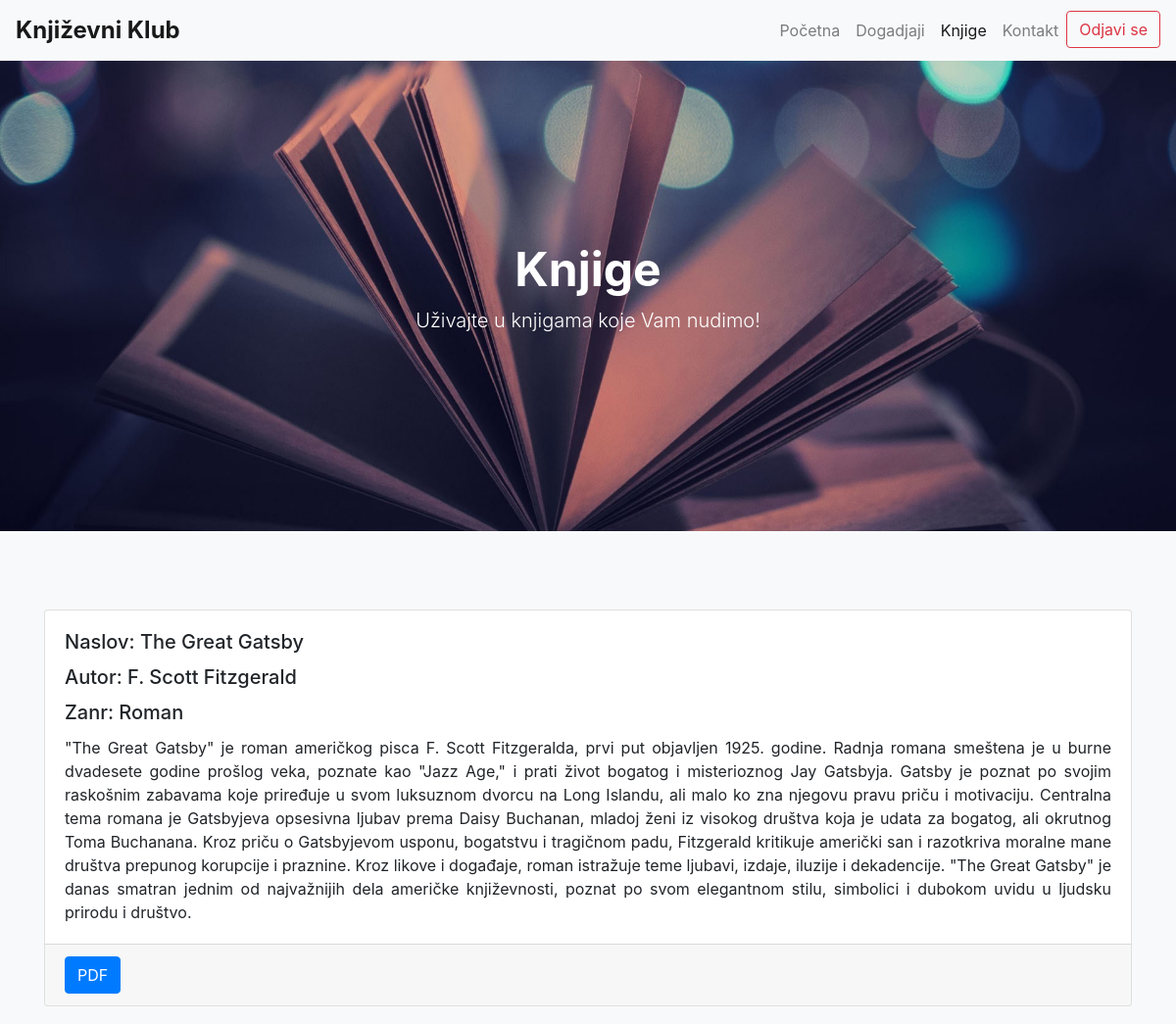
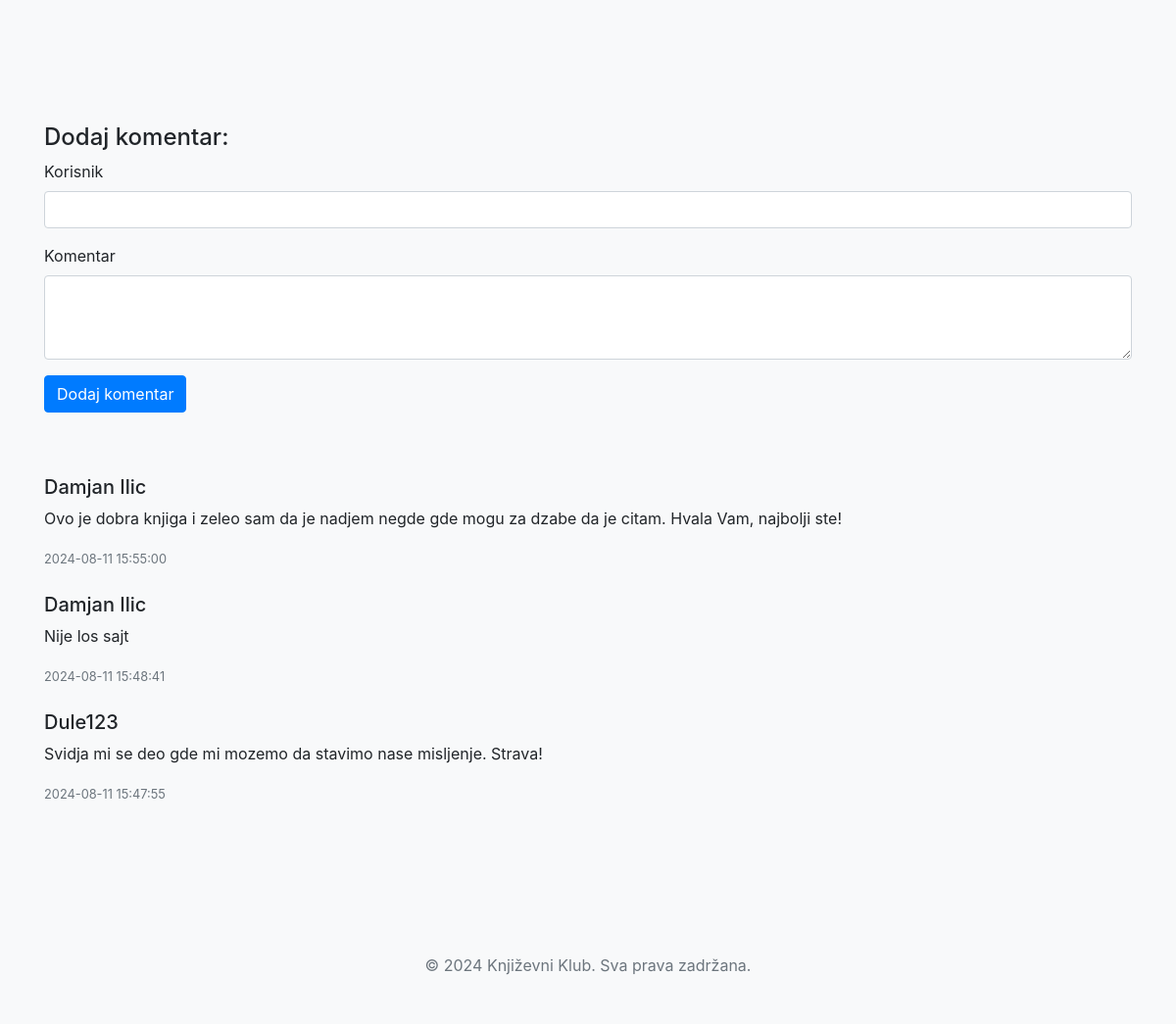
/KnjigeStranica.php?id=2, run on the app's committed database (2 pictures, top to bottom).
### tables this page shows
CREATE TABLE knjige (
    ID INT AUTO_INCREMENT PRIMARY KEY,
    NazivKnjige VARCHAR(255) NOT NULL,
    AutorKnjige VARCHAR(255) NOT NULL,
    Zanr VARCHAR(100) NOT NULL,
    PDF VARCHAR(255) NOT NULL,
    Opis TEXT
);

CREATE TABLE komentari (
    ID INT AUTO_INCREMENT PRIMARY KEY,
    ID_Knjige INT NOT NULL,
    Korisnik VARCHAR(255) NOT NULL,
    Komentar TEXT NOT NULL,
    Datum TIMESTAMP DEFAULT CURRENT_TIMESTAMP,
    FOREIGN KEY (ID_Knjige) REFERENCES knjige(ID)
);

### KnjigeBaza.php (called while the page is built, shortened)
<?php
    require_once("PovezivanjeSaBazom.php");
    function dajMiKnjigu ($id){
        global $baza;
        $upit = mysqli_query($baza, "SELECT * FROM `knjige` WHERE ID=$id");
        return mysqli_fetch_assoc($upit);
    }
?>

### KnjigeStranica.php (the view, shortened to what this page needs)
<!DOCTYPE html>
<html lang="en">
<head>
    <link href="https://maxcdn.bootstrapcdn.com/bootstrap/4.5.2/css/bootstrap.min.css" rel="stylesheet">
    <link href="Knjige-stranica.css" rel="stylesheet">
</head>
<body>
    <?php require_once("KnjigeBaza.php")?>
    <nav class="navbar navbar-expand-lg navbar-light bg-light">
        <a class="navbar-brand" href="index.php">Književni Klub</a>
        <div class="collapse navbar-collapse" id="navbarNav">
            <ul class="navbar-nav ml-auto">
                <li class="nav-item">
                    <a class="nav-link" href="index.php">Početna</a>
                </li>
                <li class="nav-item">
                    <a class="nav-link" href="Dogadjaji.php">Dogadjaji</a>
                </li>
                <li class="nav-item active">
                    <a class="nav-link" href="Knjige.php">Knjige</a>
                </li>
                <li class="nav-item">
                    <a class="nav-link" href="Kontakti.php">Kontakt</a>
                </li>
                <li class="nav-item">
                <a class="btn btn-outline-danger" href="Odjava.php" onclick="return confirm('Da li ste sigurni da zelite da se izlogujete sa Vaseg naloga?');">Odjavi se</a>
                </li>
            </ul>
        </div>
    </nav>
    <header class="header">
        <div class="overlay"></div>
        <div class="container h-100">
            <div class="row h-100 align-items-center">
                <div class="col-12 text-center">
                    <h1 class="display-4 text-white">Knjige</h1>
                    <p class="lead text-white">Uživajte u knjigama koje Vam nudimo!</p>
                </div>
            </div>
        </div>
    </header>
    <?php
        $id = $_GET["id"];
        $knjiga = dajMiKnjigu($id);
        if (is_null($knjiga)) {
    ?>
    <div class="container mt-5">
        <p>Ne postoji</p>
    </div>
    <?php
        } else {
            $pdfKnjige = $knjiga['PDF'];
    ?>
    <div class="container mt-5">
        <div class="card">
            <div class="card-body">
                <h5 class="card-title">Naslov: <?php echo $knjiga["NazivKnjige"]; ?></h5>
                <h5 class="card-title">Autor: <?php echo $knjiga["AutorKnjige"]; ?></h5>
                <h5 class="card-title">Zanr: <?php echo $knjiga["Zanr"]; ?></h5>
                <p class="card-text text-justify"><?php echo $knjiga["Opis"]; ?></p>
            </div>
            <div class="card-footer">
                <a href="<?php echo ($pdfKnjige); ?>" target="_blank" class="btn btn-primary">PDF</a>
            </div>
        </div>
    </div>
    <div class="container mt-5 form-container">
        <h4>Dodaj komentar:</h4>
        <form method="POST" action="DodajKomentar.php">
            <div class="form-group">
                <label for="korisnik">Korisnik</label>
                <input type="text" class="form-control" id="korisnik" name="korisnik" required>
            </div>
            <div class="form-group">
                <label for="komentar">Komentar</label>
                <textarea class="form-control" id="komentar" name="komentar" rows="3" required></textarea>
            </div>
            <button type="submit" class="btn btn-primary">Dodaj komentar</button>
        </form>
    </div>
    <div class="container comment-container">
        <?php
            $komentari = mysqli_query($baza, "SELECT * FROM komentari WHERE ID_Knjige = $id ORDER BY Datum DESC");
            if (mysqli_num_rows($komentari) > 0) {
                while ($komentar = mysqli_fetch_assoc($komentari)) {
        ?>
                <div class="media mb-4">
                    <div class="media-body">
                        <h5 class="mt-0"><?php echo htmlspecialchars($komentar['Korisnik']); ?></h5>
                        <p><?php echo htmlspecialchars($komentar['Komentar']); ?></p>
                        <small class="text-muted"><?php echo $komentar['Datum']; ?></small>
                    </div>
                </div>
        <?php
                }
            } else {
                echo "<p>Nema komentara za ovu knjigu.</p>";
            }
        ?>
    </div>
    <?php } ?>
    <footer class="footer mt-5 py-3 bg-light">
        <div class="container text-center">
            <span class="text-muted">© 2024 Književni Klub. Sva prava zadržana.</span>
        </div>
    </footer>
</body>
</html>

### Knjige-stranica.css (style rules this page uses)
body { background-color: #f8f9fa; }
.navbar-brand { font-size: 1.5rem; font-weight: bold; }
.header { position: relative; height: 60vh; background: url("Slike/KnjigePozadinaStranica.jpg") no-repeat center center/cover; }
.header .overlay { position: absolute; top: 0; left: 0; width: 100%; height: 100%; }
.header h1 { font-size: 3rem; font-weight: bold; }
.header p { font-size: 1.25rem; }
.container { padding-top: 2rem; padding-bottom: 2rem; }
.card { margin-bottom: 2rem; }
.footer { background-color: #f8f9fa; padding: 1rem 0; }

### data on the page
knjige: NazivKnjige "The Great Gatsby", AutorKnjige "F. Scott Fitzgerald", Zanr "Roman", Opis "\"The Great Gatsby\" je roman američkog pisca F. Scott Fitzgeralda, prvi put objavljen 1925. godine. Radnja romana smeštena je u burne dvadesete godine prošlog veka, poznate kao \"Jazz Age,\" i prati život bogatog i misterioznog Jay Gatsbyja. Gatsby je poznat po svojim raskošnim zabavama koje priređuje u svom luksuznom dvorcu na Long Islandu, ali malo ko zna njegovu pravu priču i motivaciju. Centralna tema romana je Gatsbyjeva opsesivna ljubav prema Daisy Buchanan, mladoj ženi iz visokog društva koja je udata za bogatog, ali okrutnog Toma Buchanana. Kroz priču o Gatsbyjevom usponu, bogatstvu i tragičnom padu, Fitzgerald kritikuje američki san i razotkriva moralne mane društva prepunog korupcije…"
komentari: Korisnik "Damjan Ilic", Komentar "Ovo je dobra knjiga i zeleo sam da je nadjem negde gde mogu za dzabe da je citam. Hvala Vam, najbolji ste!", Datum "2024-08-11 15:55:00"
komentari: Korisnik "Damjan Ilic", Komentar "Nije los sajt", Datum "2024-08-11 15:48:41"
komentari: Korisnik "Dule123", Komentar "Svidja mi se deo gde mi mozemo da stavimo nase misljenje. Strava!", Datum "2024-08-11 15:47:55"
